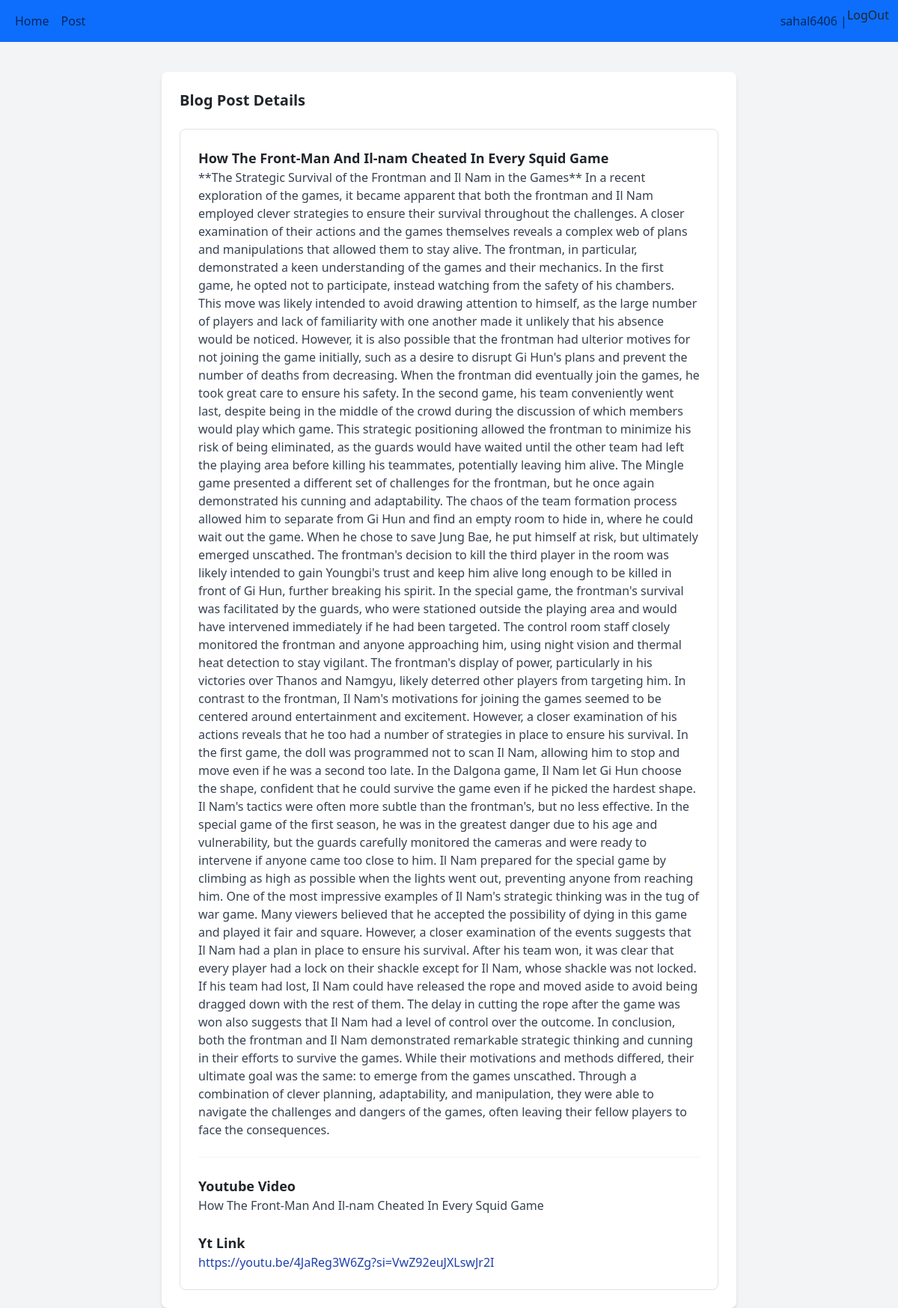
/detail_post/1 (signed in), run on the app's committed database.
### core/models.py (models this page shows, shortened)
class blog_post(models.Model):
    user=models.ForeignKey(User, on_delete=models.CASCADE)
    yt_Title=models.CharField( max_length=300)
    yt_url=models.URLField()
    generated_content=models.TextField()
    create_time=models.DateTimeField(auto_now_add=True)

### core/views.py (the view)
# urls.py: path("detail_post/<int:id>",detail_post,name="detailpost"),
def detail_post(request,id):
    post=blog_post.objects.get(id=id)
    return render(request,"blog_details.html",{"post":post})

### core/templates/blog_details.html (shortened to what this page needs)
{% extends "base.html" %}
{% block content %}
<link href="https://cdn.jsdelivr.net/npm/tailwindcss@2.2.19/dist/tailwind.min.css" rel="stylesheet">
<body class="bg-gray-100 font-sans antialiased">
    <div class="container mx-auto mt-10 px-4 sm:px-0">
        <div class="max-w-3xl mx-auto bg-white p-6 rounded-lg shadow-md">
            <section>
                <h2 class="text-xl mb-4 font-semibold">Blog Post Details</h2>
                <div class="border border-gray-300 p-4 rounded-lg">
                    <h3 class="text-lg font-semibold">
                        {{post.yt_Title}}
                    </h3>
                    <p class="text-gray-700">{{post.generated_content}}</p>
                    <hr class="my-4 border-gray-300">
                    <h4 class="text-lg font-semibold">Youtube Video</h4>
                    <p class="text-gray-700">{{post.yt_Title}}</p>
                    <h4 class="text-lg font-semibold mt-4">Yt Link</h4>
                    <a href="#" class="text-blue-800 hover:underline">{{post.yt_url}}</a>
                </div>
            </section>
        </div>
    </div>
    {% endblock content %}

### core/templates/base.html (shortened to what this page needs)
<!DOCTYPE html>
<html lang="en">
<head>
    <link href="https://cdn.jsdelivr.net/npm/bootstrap@5.3.3/dist/css/bootstrap.min.css" rel="stylesheet">
</head>
<body>
        <nav class="navbar navbar-expand lg navbar bg-primary">
            <div class="container-fluid">
                <div>
                    <ul class="navbar-nav">
                        <li class="nav-item">
                            <a href="/" class="nav-link">Home</a>
                        </li>
                        <li class="nav-item">
                            <a href="/create_post" class="nav-link">Post</a>
                        </li>
                    </ul>
                </div>
                <div>
                    <ul class="navbar-nav">
                        {% if user.is_authenticated %}
                        <span class="navbar-text">{{user.username}} |</span>
                        <li class="nav-item">
                            <form method="post" action="{% url "logout" %}">
                                <button type-"submit">LogOut</button>
                            </form>
                        </li>
                        {% else %}
                        <li class="nav-item">
                            <a href="/login" class="nav-link">Login</a>
                        </li>
                        {% endif %}
                    </ul>
                </div>
            </div>
        </nav>
        <div class="container">
            {%block content %}{%endblock%}
        </div>
</body>
</html>

### data on the page
blog_post: yt_Title "How The Front-Man And Il-nam Cheated In Every Squid Game", generated_content "**The Strategic Survival of the Frontman and Il Nam in the Games** In a recent exploration of the games, it became apparent that both the frontman and Il Nam employed clever strategies to ensure their survival throughout the challenges. A closer examination of their actions and the games themselves reveals a complex web of plans and manipulations that allowed them to stay alive. The frontman, in particular, demonstrated a keen understanding of the games and their mechanics. In the first game, he opted not to participate, instead watching from the safety of his chambers. This move was likely intended to avoid drawing attention to himself, as the large number of players and lack of…", yt_url "https://youtu.be/4JaReg3W6Zg?si=VwZ92euJXLswJr2I"

### other printed values
{{ user.username }} "sahal6406"
